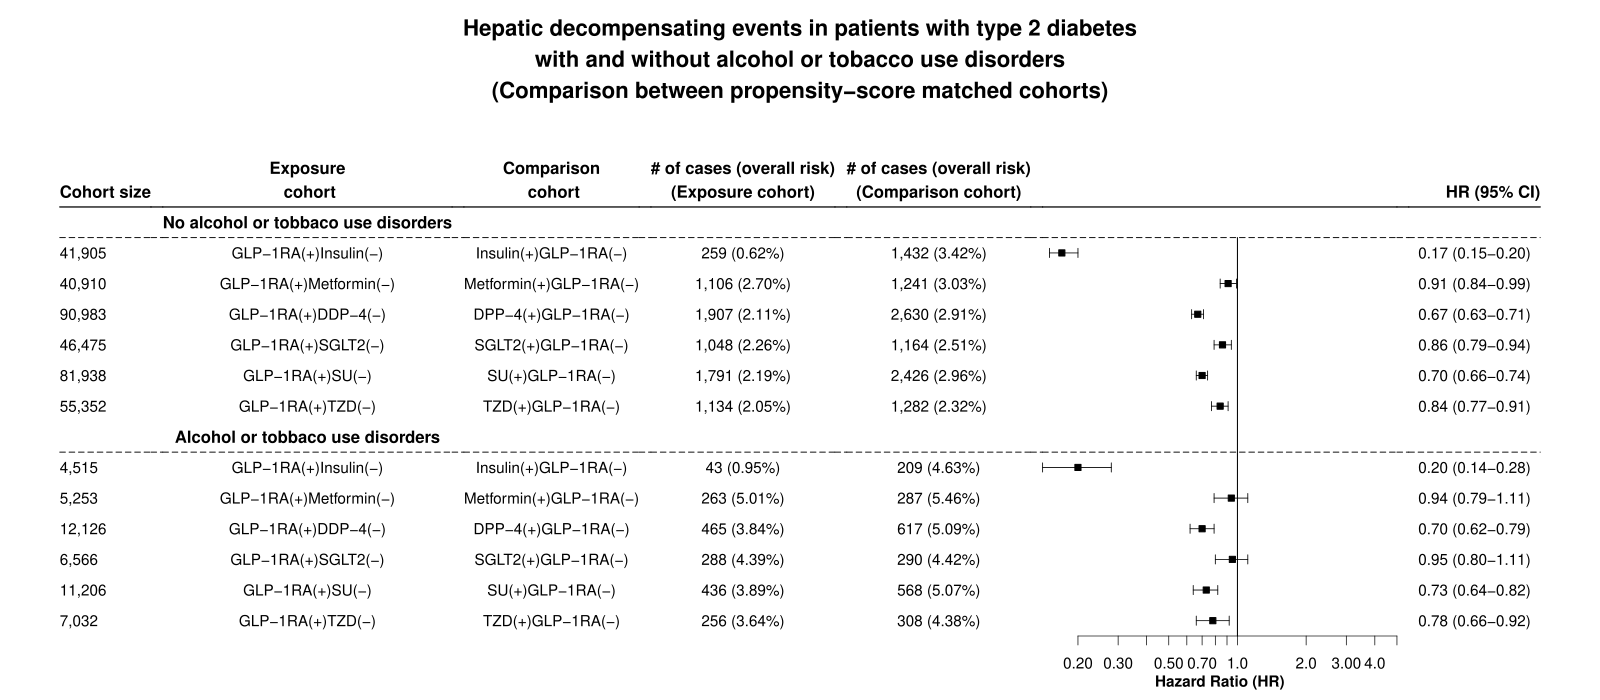

This figure's R source:
library(forestplot)

workdir <- "."
#datafile <- file.path(workdir,"Figure2a_a.csv")
datafile <- file.path(workdir,"Figure2b_a.csv")

data <- read.csv(datafile, stringsAsFactors=FALSE,row.names=NULL)

## Labels defining subgroups are a little indented :)
#subgps <- c(2,3,4,5, 7,8,9,10, 12,13,14,15, 17,18,19,20 ,22,23,24,25, 27,28,29,30, 32,33,34,35, 37,38,39,40, 42,43,44,45)
#subgps <- c(2,3, 5,6, 8,9, 11,12, 14,15, 17,18, 20,21, 23,24, 26,27)
#subgps <- c(3,4,5,8,9,10)

#subgps <- c(3,4,5,6,7,8,11,12,13,14)

#data$case_group[subgps] <- paste("   ",data$case_group[subgps])
#data$blah[subgps] <- paste("      ",data$blah[subgps])

## Combine the count and percent column
np <- ifelse(!is.na(data$case_group), paste(data$case_group," (",data$p_val,")",sep=""), NA)

## The rest of the columns in the table. 
tabletext <- cbind(c("Cohort size",data$casecount),
                   c("Exposure\n cohort\n",data$controlcount),
                   c("Comparison\n cohort\n",data$blah),
                   c("# of cases (overall risk)\n(Exposure cohort)\n",data$case_group),
                   c("# of cases (overall risk)\n(Comparison cohort)\n",data$control_group),
                   
                   c("        HR (95% CI)",data$CI)
)

#pdf(file.path(workdir,"Figure2a_a.pdf"),  onefile=FALSE, width=16, height=7)
pdf(file.path(workdir,"Figure2b_a.pdf"),  onefile=FALSE, width=16, height=7)

forestplot(labeltext=tabletext, 
           graphwidth = unit(90, 'mm'),
           graph.pos=6,
          # is.summary=c(TRUE,TRUE, rep(FALSE, 6),TRUE,rep(FALSE, 6),TRUE,rep(FALSE, 5),TRUE,rep(FALSE, 8)),
           #is.summary=c(TRUE,TRUE, rep(FALSE, 6),TRUE,rep(FALSE, 6),TRUE,rep(FALSE, 5),TRUE,rep(FALSE, 8)),
          is.summary=c(TRUE,TRUE,rep(FALSE, 6), TRUE,rep(FALSE,10)),
          
          # is.summary=c(TRUE,TRUE,TRUE,rep(FALSE,6),TRUE,rep(FALSE,10)),
           #is.summary=c(TRUE,TRUE,TRUE,rep(FALSE,4),TRUE,rep(FALSE,4),TRUE,rep(FALSE,4),TRUE,rep(FALSE,4),TRUE,rep(FALSE,4),TRUE,rep(FALSE,4),TRUE,rep(FALSE,4),TRUE,rep(FALSE,4),TRUE,rep(FALSE,10)),
           #is.summary=c(TRUE,TRUE,TRUE,rep(FALSE,2),TRUE,rep(FALSE,2),TRUE,rep(FALSE,2),TRUE,rep(FALSE,2),TRUE,rep(FALSE,2),TRUE,rep(FALSE,2),TRUE,rep(FALSE,2),TRUE,rep(FALSE,2),TRUE,rep(FALSE,10)),
           #is.summary=c(TRUE,rep(FALSE,10)),
           mean=c(NA,data$RR), 
           lower=c(NA,data$down), upper=c(NA,data$up),
          
          #title ="Incident hepatocellular carcinoma in patients with type 2 diabetes\n with and without alcohol or tobacco use disorders \n(Comparison between propensity-score matched cohorts)", 
          title ="Hepatic decompensating events in patients with type 2 diabetes\n with and without alcohol or tobacco use disorders \n(Comparison between propensity-score matched cohorts)", 
         
           #xticks = seq(exp(-0.26),exp(1.65),exp(0.06)), ###range of x axis
           #xticks = seq(0,2.25,0.25),
           xticks=log(c(0.2,0.3,0.4,0.5,0.6,0.7,0.8,0.9,1,2,3,4,5)),
           
           #xticks=10^(seq(-1,1,0.1)),
           xlog = TRUE,
            xlab="Hazard Ratio (HR)", ##name of x axis

           #### Add horizontal lines on the plot
           hrzl_lines=list("2" = gpar(lwd = 1.2, lty=1, col='black'),
                          "3" = gpar(lwd = 0.9, lty='longdash', col='black'),
                          "10" = gpar(lwd = 0.9, lty='longdash', col='black')
                         # "15" = gpar(lwd = 0.9, lty='longdash', col='black'),
                         # "21" = gpar(lwd = 0.9, lty='longdash', col='black')
                          #"10" = gpar(lwd = 0.9, lty='longdash', col='black'),
                          #"13" = gpar(lwd = 0.9, lty='longdash', col='black')
                          #"16" = gpar(lwd = 0.9, lty='longdash', col='black')
                           #"5" = gpar(lwd = 0.9, lty='longdash', col='black')
                          #"6" = gpar(lwd = 0.7, lty='longdash', col='black'),
                          #"10" = gpar(lwd = 0.9, lty=1, col='black'),
                          #"11" = gpar(lwd = 0.7, lty='longdash', col='black')
                           #"11" = gpar(lwd = 0.7, lty=5, col='black')
                           
           ),
          
          #txt_gp=fpTxtGp(label=list(gpar(cex=1.5,fontface='bold'),gpar(cex=1.5),gpar(cex=1.5),gpar(cex=1.5),gpar(cex=1.5),gpar(cex=1.5),gpar(cex=1.5)),
          txt_gp=fpTxtGp(label=list(gpar(cex=0.9),gpar(cex=0.9),gpar(cex=0.9),gpar(cex=0.9),gpar(cex=0.9),gpar(cex=0.9)),
                         ticks=gpar(cex=0.9),
                         xlab=gpar(cex=0.9,col='black',fontface='bold'),
                         #xlab=gpar(cex = 1.8),
                         title=gpar(cex = 1.3)),
          #clip=c(0.001, 4.5), 
          
          col=fpColors(box="black", lines="black", zero = "black"),
          lwd.zero = 001,
          lwd.xaxis = 0.7,
          mar = unit(c(0,0,0,0), "mm"),
          zero=1, cex=0.01, lineheight = unit(2, "mm"), boxsize=0.2, colgap=unit(3,"mm"),
          lwd.ci=0.8, ci.vertices=TRUE, ci.vertices.height = 0.15)

dev.off()
